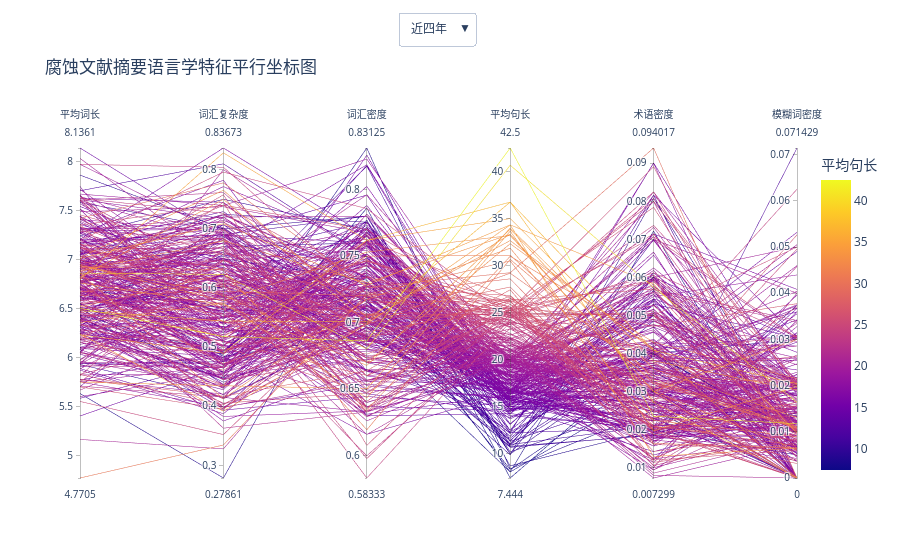

The notebook cell saved with this chart:
### Code cell
import pandas as pd
import plotly.express as px

df=pd.read_csv("DATA.csv")
cols=["year","MWL","LC","LD","ASL","JD","HD"]#筛选
df_plot=df[cols]
df_plot["year"]=df_plot["year"].astype(str)
fig=px.parallel_coordinates(df_plot,
dimensions=["MWL","LC","LD","ASL","JD","HD"],
color="ASL",
labels={"MWL":"平均词长","LC":"词汇复杂度","LD":"词汇密度","ASL":"平均句长","JD":"术语密度","HD":"模糊词密度"},
title="腐蚀文献摘要语言学特征平行坐标图")

years=sorted(df_plot["year"].unique())
anu=[]

for y in years:
    anu.append(dict(label=y,method="update",args=[{"dimensions":[dict(label=col,values=df_plot[df_plot["year"]==y])
        for col in ["MWL","LC","LD","ASL","JD","HD"]]},{"title":f"{y}年腐蚀文献语言学特征平行坐标图"}]))

anu.insert(0,dict(label="近四年",method="update",args=[{"dimensions":[dict(label=col,values=df_plot.loc[:,col])
        for col in ["MWL","LC","LD","ASL","JD","HD"]]},{"title":"近四年腐蚀文献摘要语言学特征平行坐标图"}]))
fig.update_layout(updatemenus=[dict(type="dropdown",direction="down",x=0.55,y=1.4,buttons=anu)])
fig.show()

### Figure 1 — Plotly figure (JSON) as saved in the notebook; plotly's stock layout.template omitted (floating-point values rounded to 4 significant figures; data arrays with more than 128 entries replaced by an {"elided": "..."} marker saying what was removed)
{"data": [{"dimensions": [{"label": "平均词长", "values": {"elided": "377 float values"}}, {"label": "词汇复杂度", "values": {"elided": "377 float values"}}, {"label": "词汇密度", "values": {"elided": "377 float values"}}, {"label": "平均句长", "values": {"elided": "377 float values"}}, {"label": "术语密度", "values": {"elided": "377 float values"}}, {"label": "模糊词密度", "values": {"elided": "377 float values"}}], "domain": {"x": [0, 1], "y": [0, 1]}, "line": {"color": {"elided": "377 float values"}, "coloraxis": "coloraxis"}, "name": "", "type": "parcoords"}], "layout": {"coloraxis": {"colorbar": {"title": {"text": "平均句长"}}, "colorscale": [[0, "#0d0887"], [0.1111, "#46039f"], [0.2222, "#7201a8"], [0.3333, "#9c179e"], [0.4444, "#bd3786"], [0.5556, "#d8576b"], [0.6667, "#ed7953"], [0.7778, "#fb9f3a"], [0.8889, "#fdca26"], [1, "#f0f921"]]}, "legend": {"tracegroupgap": 0}, "title": {"text": "腐蚀文献摘要语言学特征平行坐标图"}, "updatemenus": [{"buttons": [{"args": [{"dimensions": [{"label": "MWL", "values": {"elided": "377 float values"}}, {"label": "LC", "values": {"elided": "377 float values"}}, {"label": "LD", "values": {"elided": "377 float values"}}, {"label": "ASL", "values": {"elided": "377 float values"}}, {"label": "JD", "values": {"elided": "377 float values"}}, {"label": "HD", "values": {"elided": "377 float values"}}]}, {"title": "近四年腐蚀文献摘要语言学特征平行坐标图"}], "label": "近四年", "method": "update"}, {"args": [{"dimensions": [{"label": "MWL", "values": {"elided": "99x7 mixed values"}}, {"label": "LC", "values": {"elided": "99x7 mixed values"}}, {"label": "LD", "values": {"elided": "99x7 mixed values"}}, {"label": "ASL", "values": {"elided": "99x7 mixed values"}}, {"label": "JD", "values": {"elided": "99x7 mixed values"}}, {"label": "HD", "values": {"elided": "99x7 mixed values"}}]}, {"title": "2023年腐蚀文献语言学特征平行坐标图"}], "label": "2023", "method": "update"}, {"args": [{"dimensions": [{"label": "MWL", "values": {"elided": "124x7 mixed values"}}, {"label": "LC", "values": {"elided": "124x7 mixed values"}}, {"label": "LD", "values": {"elided": "124x7 mixed values"}}, {"label": "ASL", "values": {"elided": "124x7 mixed values"}}, {"label": "JD", "values": {"elided": "124x7 mixed values"}}, {"label": "HD", "values": {"elided": "124x7 mixed values"}}]}, {"title": "2024年腐蚀文献语言学特征平行坐标图"}], "label": "2024", "method": "update"}, {"args": [{"dimensions": [{"label": "MWL", "values": {"elided": "128x7 mixed values"}}, {"label": "LC", "values": {"elided": "128x7 mixed values"}}, {"label": "LD", "values": {"elided": "128x7 mixed values"}}, {"label": "ASL", "values": {"elided": "128x7 mixed values"}}, {"label": "JD", "values": {"elided": "128x7 mixed values"}}, {"label": "HD", "values": {"elided": "128x7 mixed values"}}]}, {"title": "2025年腐蚀文献语言学特征平行坐标图"}], "label": "2025", "method": "update"}, {"args": [{"dimensions": [{"label": "MWL", "values": {"elided": "26x7 mixed values"}}, {"label": "LC", "values": {"elided": "26x7 mixed values"}}, {"label": "LD", "values": {"elided": "26x7 mixed values"}}, {"label": "ASL", "values": {"elided": "26x7 mixed values"}}, {"label": "JD", "values": {"elided": "26x7 mixed values"}}, {"label": "HD", "values": {"elided": "26x7 mixed values"}}]}, {"title": "2026年腐蚀文献语言学特征平行坐标图"}], "label": "2026", "method": "update"}], "direction": "down", "type": "dropdown", "x": 0.55, "y": 1.4}]}}
